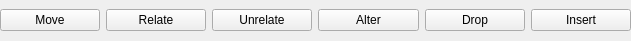
<?xml version="1.0" encoding="UTF-8"?>
<ui version="4.0">
 <class>Schema2Toolbar</class>
 <widget class="QWidget" name="Schema2Toolbar">
  <property name="geometry">
   <rect>
    <x>0</x>
    <y>0</y>
    <width>631</width>
    <height>41</height>
   </rect>
  </property>
  <property name="windowTitle">
   <string>Form</string>
  </property>
  <layout class="QHBoxLayout" name="horizontalLayout">
   <property name="leftMargin">
    <number>0</number>
   </property>
   <property name="topMargin">
    <number>0</number>
   </property>
   <property name="rightMargin">
    <number>0</number>
   </property>
   <property name="bottomMargin">
    <number>0</number>
   </property>
   <item>
    <widget class="QPushButton" name="move">
     <property name="text">
      <string>Move</string>
     </property>
     <property name="icon">
      <iconset resource="../../icons.qrc">
       <normaloff>:/icons/src/icons/9022095_arrows_out_cardinal_duotone_icon.png</normaloff>:/icons/src/icons/9022095_arrows_out_cardinal_duotone_icon.png</iconset>
     </property>
     <property name="iconSize">
      <size>
       <width>32</width>
       <height>32</height>
      </size>
     </property>
     <property name="checkable">
      <bool>true</bool>
     </property>
    </widget>
   </item>
   <item>
    <widget class="QPushButton" name="relate">
     <property name="text">
      <string>Relate</string>
     </property>
     <property name="icon">
      <iconset resource="../../icons.qrc">
       <normaloff>:/icons/src/icons/9022808_plugs_connected_duotone_icon.png</normaloff>:/icons/src/icons/9022808_plugs_connected_duotone_icon.png</iconset>
     </property>
     <property name="iconSize">
      <size>
       <width>32</width>
       <height>32</height>
      </size>
     </property>
     <property name="checkable">
      <bool>true</bool>
     </property>
    </widget>
   </item>
   <item>
    <widget class="QPushButton" name="unrelate">
     <property name="text">
      <string>Unrelate</string>
     </property>
     <property name="icon">
      <iconset resource="../../icons.qrc">
       <normaloff>:/icons/src/icons/9022809_plugs_duotone_icon.png</normaloff>:/icons/src/icons/9022809_plugs_duotone_icon.png</iconset>
     </property>
     <property name="iconSize">
      <size>
       <width>32</width>
       <height>32</height>
      </size>
     </property>
     <property name="checkable">
      <bool>true</bool>
     </property>
    </widget>
   </item>
   <item>
    <widget class="QPushButton" name="alter">
     <property name="text">
      <string>Alter</string>
     </property>
     <property name="icon">
      <iconset resource="../../icons.qrc">
       <normaloff>:/icons/src/icons/9022961_table_duotone_icon.png</normaloff>:/icons/src/icons/9022961_table_duotone_icon.png</iconset>
     </property>
     <property name="iconSize">
      <size>
       <width>32</width>
       <height>32</height>
      </size>
     </property>
     <property name="checkable">
      <bool>true</bool>
     </property>
    </widget>
   </item>
   <item>
    <widget class="QPushButton" name="drop">
     <property name="text">
      <string>Drop</string>
     </property>
     <property name="icon">
      <iconset resource="../../icons.qrc">
       <normaloff>:/icons/src/icons/9022869_trash_duotone_icon.png</normaloff>:/icons/src/icons/9022869_trash_duotone_icon.png</iconset>
     </property>
     <property name="iconSize">
      <size>
       <width>32</width>
       <height>32</height>
      </size>
     </property>
     <property name="checkable">
      <bool>true</bool>
     </property>
    </widget>
   </item>
   <item>
    <widget class="QPushButton" name="insert">
     <property name="text">
      <string>Insert</string>
     </property>
     <property name="icon">
      <iconset resource="../../icons.qrc">
       <normaloff>:/icons/src/icons/9022100_browser_duotone_icon.png</normaloff>:/icons/src/icons/9022100_browser_duotone_icon.png</iconset>
     </property>
     <property name="iconSize">
      <size>
       <width>32</width>
       <height>32</height>
      </size>
     </property>
     <property name="checkable">
      <bool>true</bool>
     </property>
    </widget>
   </item>
  </layout>
 </widget>
 <resources>
  <include location="../../icons.qrc"/>
 </resources>
 <connections/>
</ui>
